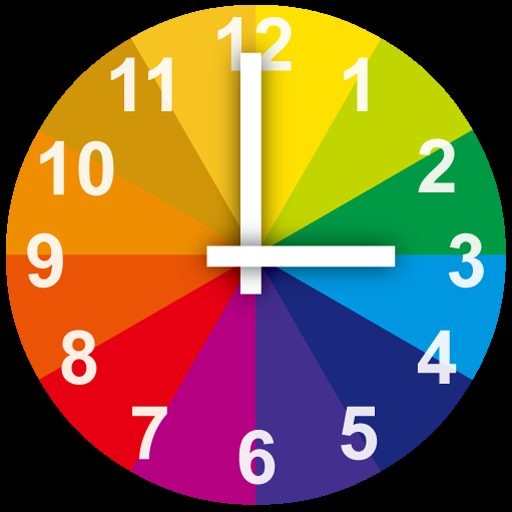
#> input picture 00 Inputs/clock.png, 512 x 512 px
$ jupyter execute '2 Image Enhancement.ipynb'
#> lines starting #> are read from the running program, lines starting #| are printed output that depends on the picture; after the words box and inside, x2 and y2 are one past the last pixel; in counts of white or black regions, pixels touching at a corner belong together
# 2. Program to Implement Image Enhancement Operations

[cell 1]
# Import necessary libraries
import cv2                      # OpenCV for image processing
import numpy as np              # NumPy for numerical operations
import matplotlib.pyplot as plt # Matplotlib for visualization

# Read the input image
img = cv2.imread("../00 Inputs/clock.png")
#> img is the input picture: shape (512, 512, 3); mean B, G, R 61.8, 95.6, 123.5

# Convert the image from BGR (OpenCV default) to Grayscale
gray = cv2.cvtColor(img, cv2.COLOR_BGR2GRAY)
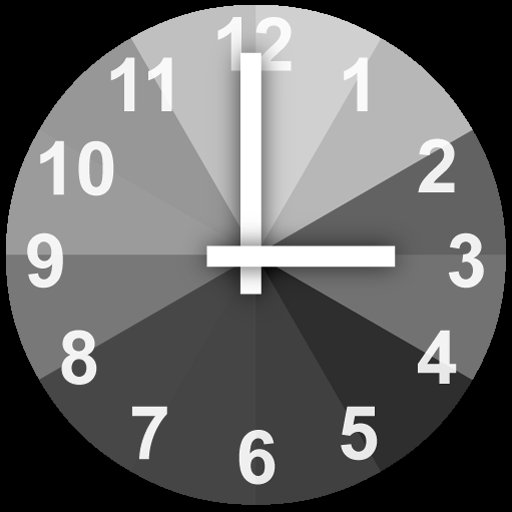
#> gray: shape (512, 512); min 0, max 255, mean 100.2

# Apply Histogram Equalization to enhance contrast
HistEq = cv2.equalizeHist(gray)
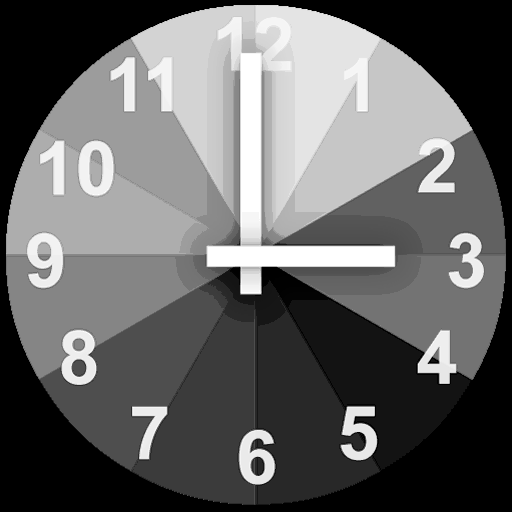
#> HistEq: shape (512, 512); min 0, max 255, mean 100.3

# Apply Otsu's Thresholding to binarize the grayscale image
binr = cv2.threshold(gray, 0, 255, cv2.THRESH_BINARY + cv2.THRESH_OTSU)[1]
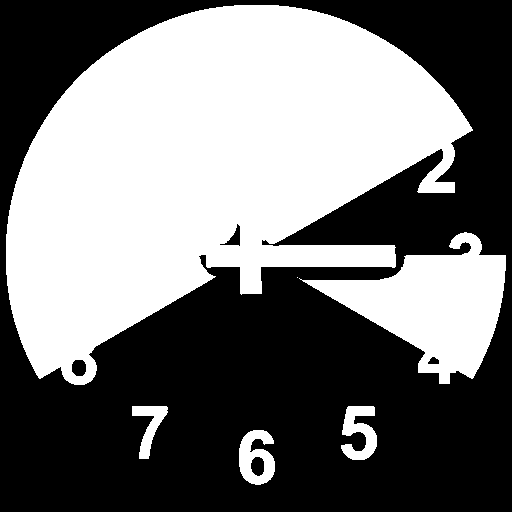
#> binr: shape (512, 512); 46.1% white; 6 white regions (1 under 20 px), largest, box (x1, y1, x2, y2) and area: (6, 5, 473, 385) 103455, (299, 232, 506, 384) 14228, (239, 430, 275, 485) 1264, (341, 406, 377, 460) 1164, (132, 406, 168, 459) 804

# Define a kernel for morphological operations (3x3 matrix of ones)
kernel = np.ones((3, 3), np.uint8)

# Apply Morphological Opening to remove small noise (Erosion followed by Dilation)
opening = cv2.morphologyEx(binr, cv2.MORPH_OPEN, kernel, iterations=1)
#> opening: shape (512, 512); 46.1% white; 5 white regions, box (x1, y1, x2, y2) and area: (6, 5, 472, 385) 103441, (305, 232, 506, 384) 14215, (239, 430, 275, 485) 1263, (341, 406, 377, 460) 1164, (132, 406, 168, 459) 802

# Save intermediate images to disk
cv2.imwrite("../00 Outputs/GrayImg.jpg", gray)
cv2.imwrite("../00 Outputs/HistogramEqualization.jpg", HistEq)
cv2.imwrite("../00 Outputs/MorphologicalOperation.jpg", opening)
#> Out = True

[cell 2]
# Plotting all stages of processing using matplotlib
plt.figure(figsize=(10, 8))

# Display Original Image
plt.subplot(2, 2, 1)
plt.imshow(cv2.cvtColor(img, cv2.COLOR_BGR2RGB)) # Convert BGR to RGB for correct color display
plt.title("Original Image")
plt.axis('off')

# Display Grayscale Image
plt.subplot(2, 2, 2)
plt.imshow(gray, cmap='gray')
plt.title("Gray Image")
plt.axis('off')

# Display Histogram Equalized Image
plt.subplot(2, 2, 3)
plt.imshow(HistEq, cmap='gray')
plt.title("Histogram Equalization")
plt.axis('off')

# Display Morphological Operation Result
plt.subplot(2, 2, 4)
plt.imshow(opening, cmap='gray')
plt.title("Morphological Operation")
plt.axis('off')

# Adjust layout and show all plots
plt.tight_layout()
plt.show()
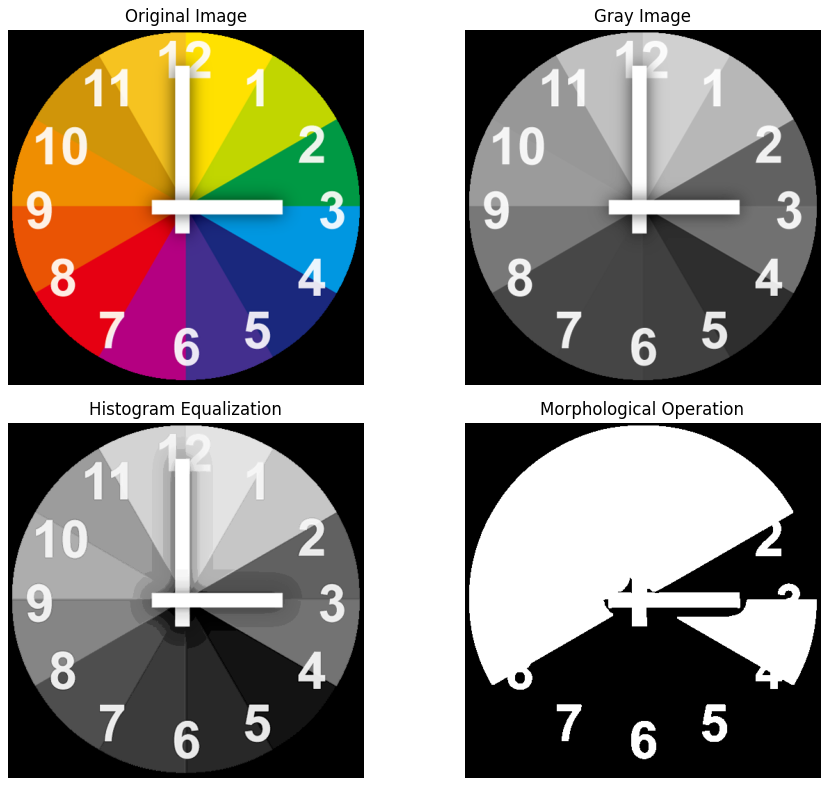
#> figure drawn by matplotlib, 4 panels
